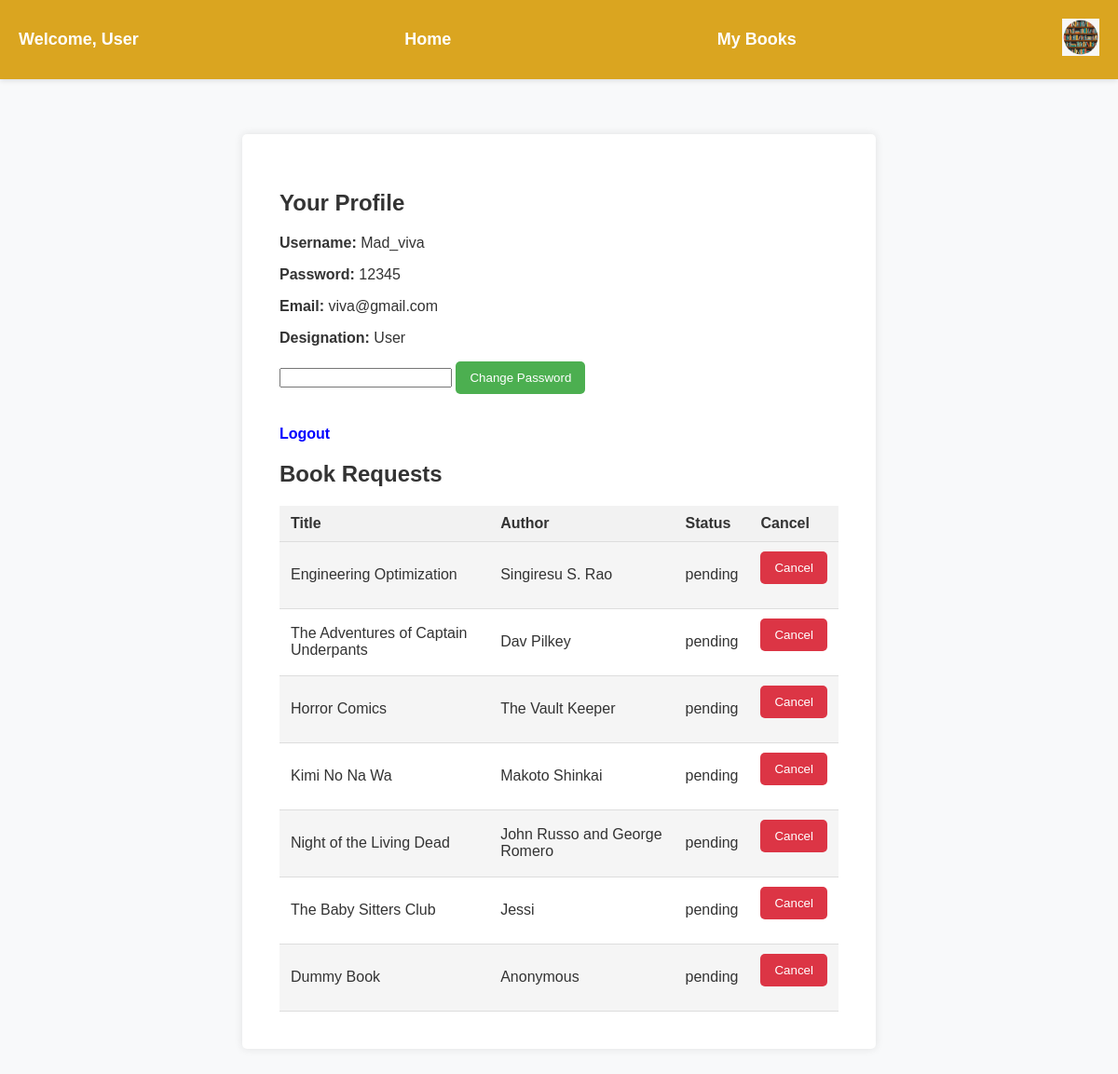
Screenshot of /uprofile (signed in) with the database file from the repository.
### app.py (models this page shows)
class User(db.Model):
    id = db.Column(db.Integer, primary_key=True)
    username = db.Column(db.String(50), unique=True, nullable=False)
    email = db.Column(db.String(120), unique=True, nullable=False)
    password = db.Column(db.String(100), nullable=False)

class BookRequest(db.Model):
    id = db.Column(db.Integer, primary_key=True)
    name=db.Column(db.String(100))
    author=db.Column(db.String(100))
    user_id = db.Column(db.Integer, db.ForeignKey('user.id'), nullable=False)
    book_id = db.Column(db.Integer, db.ForeignKey('book.id'), nullable=False)
    created_at = db.Column(db.DateTime, default=datetime.utcnow)
    updated_at = db.Column(db.DateTime, default=datetime.utcnow, onupdate=datetime.utcnow)
    status = db.Column(db.String(20), default='pending', nullable=False)
    user = db.relationship('User', backref=db.backref('requests', lazy=True))
    book = db.relationship('Book', backref=db.backref('requests', lazy=True))

### app.py (the view)
@app.route('/uprofile')
def uprofile():
    user=User.query.get(session['user_id'])
    books=Book.query.all()
    brq=BookRequest.query.all()
    return render_template('uprofile.html',user=user, books=books,bookrequests=brq)

### Templates/uprofile.html (shortened to what this page needs)
<html>
    <head>
    </head>
    <body>
        <header>
        <nav><b>
            <ul>
                <li>
                    Welcome, User {{ user_username }}
                </li>
                <li>
                    <a href="/udash">Home</a>
                </li>
                <li>
                    <a href="/my_books">My Books</a>
                </li>
                <li>
                    <a href="/uprofile"><img id="image" src="/static/logo.png" height="40px"></a>
                </li>
            </ul>
            </b>
        </nav>
        </header>
        <br>
        <br>
        <div class="container">
        <h2> Your Profile </h2>
        <p> <b> Username: </b>{{user.username}}</p>
        <p><b>Password: </b>{{user.password}}</p>
        <p><b>Email: </b>{{user.email}}</p>
        <p><b>Designation: </b> User </p>
        <form action="/changepassu" method="POST">
            <input type="text" name="user_password" value="{{user_password}}">
            <button type="submit">Change Password</button>
        </form>
        <br>
        <a href="/logout">Logout</a>
        <br>
            <h2>Book Requests</h2>
            <table>
                <tr>
                    <th>Title</th>
                    <th>Author</th>
                    <th>Status</th>
                    <th>Cancel</th>
                </tr>
                {% for request in bookrequests %}
                {% if request.user_id==user.id%}
                {% if request.status != 'Accepted' %}
                    <tr>
                        <td>{{ request.name }}</td>
                        <td>{{ request.author }}</td>
                        <td>{{request.status}}</td>
                        <td>
                            <form action="/cancel_request/{{ request.id }}" method="post">
                                <button type="submit" class="cancel-button">Cancel</button>
                            </form>
                        </td>
                    </tr>
                    {%endif%}
                    {%endif%}
                {% endfor %}
            </table>
        </div>
        </body>
        </html>

### Templates/uprofile.html (style rules this page uses)
body { font-family: 'Montserrat', sans-serif; background-color: #f8f9fa; color: #333; }
header { background-color: goldenrod; color: #fff; padding: 20px 0; text-align: center; box-shadow: 0 2px 5px rgba(0, 0, 0, 0.1); position: fixed; top: 0; left: 0; width: 100%; z-index: 100; }
header ul { list-style-type: none; margin: 0; padding: 0; display: flex; justify-content: space-between; align-items: center; }
header ul li { margin: 0 20px; font-size: 18px; font-weight: bold; }
header ul li a { text-decoration: none; color: #fff; }
.container { max-width: 600px; margin: 100px auto; padding: 40px; background-color: #fff; border-radius: 5px; box-shadow: 0 0 10px rgba(0, 0, 0, 0.1); }
button { background-color: #4caf50; color: white; padding: 10px 15px; border: none; border-radius: 5px; cursor: pointer; }
a { color: blue; text-decoration: none; font-weight: bold; transition: color 0.3s; }
table { width: 100%; border-collapse: collapse; margin-top: 20px; }
th, td { padding: 10px 12px; text-align: left; border-bottom: 1px solid #ddd; }
th { background-color: #f2f2f2; font-weight: bold; color: #333; }
tr:nth-child(even) { background-color: #f5f5f5; }
.cancel-button { background-color: #dc3545; color: white; }

### rows the page displays
User: username "Mad_viva", password "12345", email "viva@gmail.com"
BookRequest: name "Engineering Optimization", author "Singiresu S. Rao", status "pending"
BookRequest: name "The Adventures of Captain Underpants", author "Dav Pilkey", status "pending"
BookRequest: name "Horror Comics", author "The Vault Keeper", status "pending"
BookRequest: name "Kimi No Na Wa", author "Makoto Shinkai", status "pending"
BookRequest: name "Night of the Living Dead", author "John Russo and George Romero", status "pending"
BookRequest: name "The Baby Sitters Club", author "Jessi", status "pending"
BookRequest: name "Dummy Book", author "Anonymous", status "pending"
